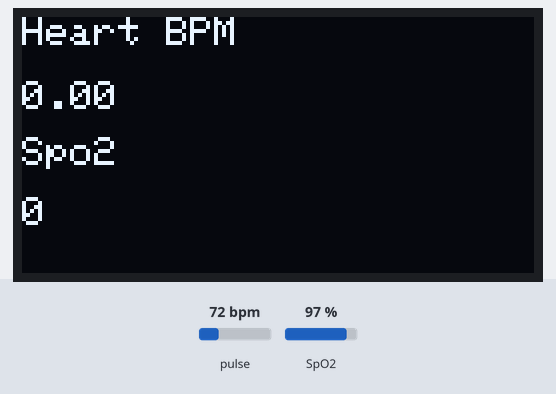
The sketch below on a simulated ESP8266 (NodeMCU). On the bench: 128×64 one-colour display. The test bench sets the inputs (shaded band); at power-on: pulse 72 bpm, SpO2 97 %. WiFi joins after 1.5 s; servers stay silent unless stated; what the sketch prints to the serial monitor is not drawn.

Above: at 2.7 s.
2.8 s: pulse set to 42 bpm
At 5.53 s:
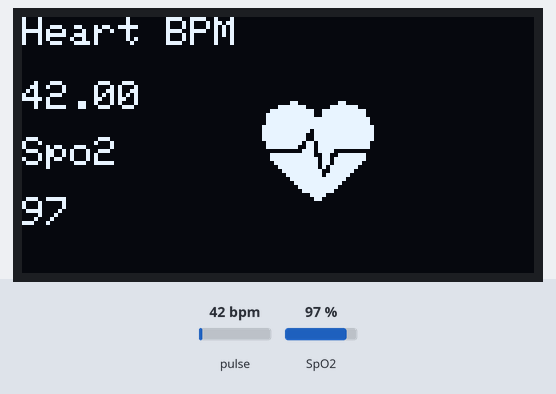
5.8 s: SpO2 set to 80 %
At 7.8 s:
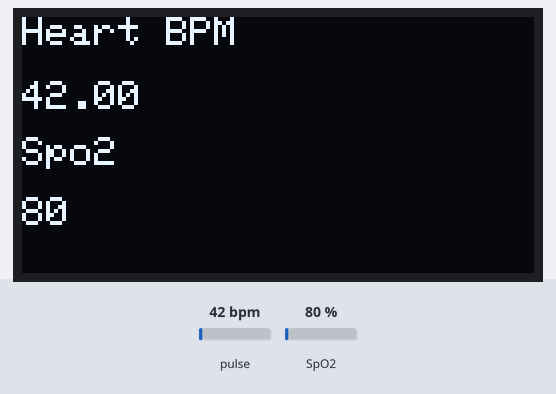
10.3 s: pulse set to 70 bpm
At 12.6 s:
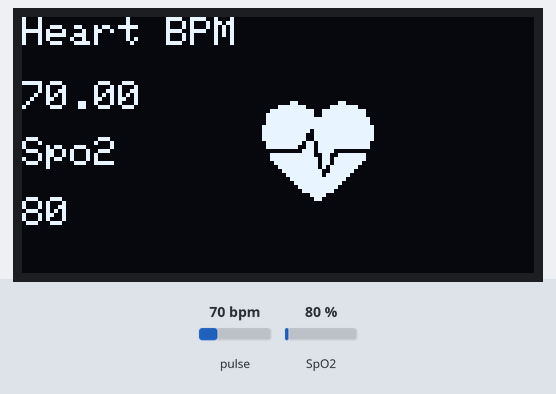
12.8 s: SpO2 set to 85 %
At 14.5 s:
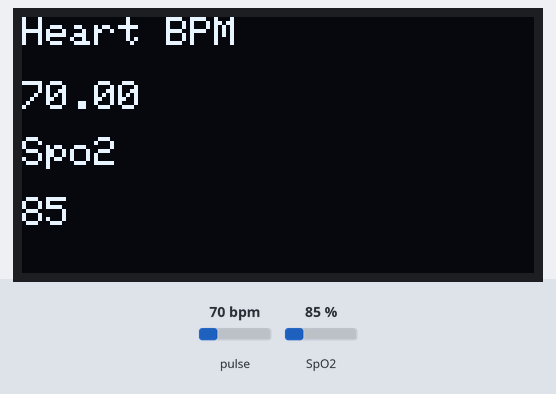
Timing chart, 0 to 16.0 s (numbered marks = the images above; inputs shaded):
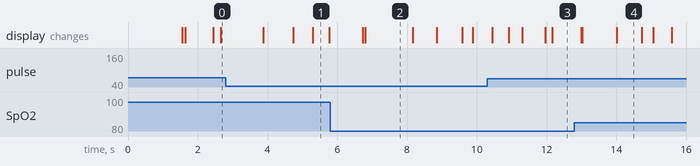

The sketch:

SPo2_BPM_OLED_MAX3100_S_0629_MV_web_A4_V2.1_upgrading.ino
```cpp
#include <Wire.h>
#include <ESP8266WiFi.h>           //wifi library
#include <ESP8266HTTPClient.h>     //Stan==> for send data to jsp
#include <WiFiClient.h>            //Stan==> for send data to jsp
#include "MAX30100_PulseOximeter.h"

#include <ESP8266WebServer.h>      //Stan_webserver

#include "Wire.h"
#include "Adafruit_GFX.h"
#include "OakOLED.h"
#define REPORTING_PERIOD_MS 1000
#define PULSE_WIDTH                         MAX30100_SPC_PW_1600US_16BITS // The pulse width of the LEDs driving determines
#define HIGHRES_MODE                        true                          // the resolution of the ADC


// Create objects for the raw data from the sensor (used to make the trace) and the pulse and oxygen levels
MAX30100 sensor;            // Raw Data
PulseOximeter pox;          // Pulse and Oxygen

OakOLED oled;

ESP8266WebServer server(80);    //Stan_create webserver object

//const char ssid[] = "XZ2 sasa";          //wifi  SSID & Password
//const char pwd[] = "0920231219";
//const char ssid[] = "chtti_NC";
//const char pwd[] = "chtti@chtti";
const char ssid[] = "SASAT";
const char pwd[] = "0920231219";

//Stan_ these three variables are using to do average BPM & SpO2
int BB[4];
int sps[4];
int count = 0;

//Stan_ Global variable to pass data from clinet to servlert
String patno;


const unsigned char bitmap [] PROGMEM =
{
  0x00, 0x00, 0x00, 0x00, 0x01, 0x80, 0x18, 0x00, 0x0f, 0xe0, 0x7f, 0x00, 0x3f, 0xf9, 0xff, 0xc0,
  0x7f, 0xf9, 0xff, 0xc0, 0x7f, 0xff, 0xff, 0xe0, 0x7f, 0xff, 0xff, 0xe0, 0xff, 0xff, 0xff, 0xf0,
  0xff, 0xf7, 0xff, 0xf0, 0xff, 0xe7, 0xff, 0xf0, 0xff, 0xe7, 0xff, 0xf0, 0x7f, 0xdb, 0xff, 0xe0,
  0x7f, 0x9b, 0xff, 0xe0, 0x00, 0x3b, 0xc0, 0x00, 0x3f, 0xf9, 0x9f, 0xc0, 0x3f, 0xfd, 0xbf, 0xc0,
  0x1f, 0xfd, 0xbf, 0x80, 0x0f, 0xfd, 0x7f, 0x00, 0x07, 0xfe, 0x7e, 0x00, 0x03, 0xfe, 0xfc, 0x00,
  0x01, 0xff, 0xf8, 0x00, 0x00, 0xff, 0xf0, 0x00, 0x00, 0x7f, 0xe0, 0x00, 0x00, 0x3f, 0xc0, 0x00,
  0x00, 0x0f, 0x00, 0x00, 0x00, 0x06, 0x00, 0x00, 0x00, 0x00, 0x00, 0x00, 0x00, 0x00, 0x00, 0x00
};

void onBeatDetected()
{
  //Serial.println("Beat!");
  oled.drawBitmap( 60, 20, bitmap, 28, 28, 1);
  oled.display();
}


void servletGo(int BBS, int spss) {

  // REPLACE with your Domain name and URL path or IP address with path
  //const char* serverName = "http://192.168.10.12:8080/FinalProject/bpminsert";        //Stan==> for send data to jsp===============================================
  //const char* serverName = "http://192.168.0.3:8080/FinalProject/bpminsert";
  const char* serverName = "http://wilsonwang.ddns.net:8899/HealthCare/bpminsert";


  //Check WiFi connection status
  if (WiFi.status() == WL_CONNECTED) {
    HTTPClient http;

    // Your Domain name with URL path or IP address with path
    http.begin(serverName);

    // Specify content-type header
    http.addHeader("Content-Type", "application/x-www-form-urlencoded");


    // Prepare your HTTP POST request data
    String httpRequestData = "Pulse_Rate=" + String(BBS) + "&SpO2=" + String(spss) + "&Patno=" + String(patno);


    Serial.print("httpRequestData: ");
    Serial.println(httpRequestData);


    // Send HTTP POST request
    int httpResponseCode = http.POST(httpRequestData);


    if (httpResponseCode > 0) {
      Serial.print("HTTP Response code: ");
      Serial.println(httpResponseCode);
    }
    else {
      Serial.print("Error code: ");
      Serial.println(httpResponseCode);
    }
    // Free resources
    http.end();

  }

}


void poorWeb () {

  server.on("/", handleRoot);
  server.on("/about", []() {
    server.send(200, "text/html" , "hello Donkey!");        //stan_if request sucess, response this.

  });

  server.onNotFound([]() {
    server.send(404, "text/html" , "File Not found!!!");
  });


  server.begin();      //stan_ webserver on


  server.on("/sw", []() {                         //Stan_ this page will present a patient number
    patno = server.arg("patno");

    if (patno != NULL) {
      Serial.print("Get the patno");
    }
    else {
      Serial.print("Get Nothing");
    }
    server.send(200, "text/html", "patno is <b>" + patno + "</b>.");
  });

}


void handleRoot() {
  String HTML = "<!DOCTYPE html>\
  <html><head><meta charset= 'utf-8' ></head>\
  <body><h2>快傳病人編號給我,笨蛋!</h2>\
  <P>心跳: BPM</P>\
  <P>血氧: SpO2</p>\
  </body></html>";
  server.send(200, "text/html", HTML);
}


void setup()
{
  Serial.begin(115200);
  WiFi.mode(WIFI_STA);
  WiFi.begin(ssid, pwd);
  while (WiFi.status() != WL_CONNECTED) {
    Serial.print("try agin");
    delay(500);

  }

  Serial.print("\nIP address: ");
  Serial.println(WiFi.localIP());
  Serial.print("WiFi RSSI: ");
  Serial.println(WiFi.RSSI());


  oled.begin();
  oled.clearDisplay();
  oled.setTextSize(1);
  oled.setTextColor(1);
  oled.setCursor(0, 0);

  oled.println("Initializing pulse oximeter..");
  oled.display();
  Serial.print("Initializing pulse oximeter..");


  poorWeb ();           // Initialize the webserver.
  Serial.println("Initializing poorWeb");

  // Initialize the sensor. Failures are generally due to an improper I2C wiring, missing power supply
  // or wrong target chip. Occasionally fails on startup (very rare), just press reset on Arduino
  if (!sensor.begin()) {
    Serial.print("Could not initialise MAX30100");
    for (;;);                                               // End program in permanent loop
  }


  if (!pox.begin()) {
    Serial.println("FAILED");
    oled.clearDisplay();
    oled.setTextSize(1);
    oled.setTextColor(1);
    oled.setCursor(0, 0);
    oled.println("FAILED");
    oled.display();
    for (;;);
  } else {
    oled.clearDisplay();
    oled.setTextSize(1);
    oled.setTextColor(1);
    oled.setCursor(0, 0);
    oled.println("SUCCESS");
    oled.display();
    Serial.println("SUCCESS");
  }

  // Set up the parameters for the raw data object

  //sensor.setLedsCurrent(IR_LED_CURRENT, RED_LED_CURRENT);
  //sensor.setSamplingRate(SAMPLING_RATE);
  sensor.setLedsPulseWidth(PULSE_WIDTH);
  sensor.setMode(MAX30100_MODE_SPO2_HR);
  sensor.setHighresModeEnabled(HIGHRES_MODE);


  //pox.setIRLedCurrent(MAX30100_LED_CURR_17_4MA);   //stan__best current
  pox.setIRLedCurrent(MAX30100_LED_CURR_11MA);   //stan__best current_0629

  // Register a callback for the beat detection
  pox.setOnBeatDetectedCallback(onBeatDetected);
}

void loop() {

  uint16_t ir, red;                           // raw results returned in these
  uint8_t BPM, SpO2;                            // BPM and O2 values
  static uint32_t tsLastReport = 0;           // Last time BMP/O2 were checked

  pox.update();                               // Request pulse and o2 data from sensor
  sensor.update();                            // request raw data from sensor

  BPM = pox.getHeartRate();
  SpO2 = pox.getSpO2();


  if (sensor.getRawValues(&ir, &red)) {      // If raw data available for IR and Red

    server.handleClient();             //Stan_ service for client_0629
    /*Serial.print("ir:");
      Serial.println(ir);
      Serial.print("red:");
      Serial.println(red);*/


    if (red < 1000)  {
      //Serial.println("Please Place your finger");
      oled.clearDisplay();
      oled.setTextSize(1);
      oled.setTextColor(1);
      oled.setCursor(30, 5);
      oled.println("Please Place ");
      oled.setCursor(30, 25);
      oled.println("your finger ");
      oled.display();
    }

    if (millis() - tsLastReport > REPORTING_PERIOD_MS && red > 2000) {

      //Serial.println("I'm in ");

      if (count == 4) {                      //Stan_ it is to set BPM & SpO2 each 4 datas into BB[] & sps[],prepare to average.
        count = 0;
        Serial.print("count is ");
        Serial.println(count);
      }
      else {
        BB[count] = BPM;
        sps[count] = SpO2;
        Serial.print("BB[count] is ");
        Serial.println(BB[count]);
        Serial.print("sps[count] is ");
        Serial.println(sps[count]);

        count++;
        Serial.print("count++ is ");
        Serial.println(count);
      }


      oled.clearDisplay();
      oled.setTextSize(1);
      oled.setTextColor(1);
      oled.setCursor(0, 16);
      oled.println(pox.getHeartRate());

      oled.setTextSize(1);
      oled.setTextColor(1);
      oled.setCursor(0, 0);
      oled.println("Heart BPM");

      oled.setTextSize(1);
      oled.setTextColor(1);
      oled.setCursor(0, 30);
      oled.println("Spo2");

      oled.setTextSize(1);
      oled.setTextColor(1);
      oled.setCursor(0, 45);
      oled.println(pox.getSpO2());
      oled.display();
      tsLastReport = millis();

    }

    if (red > 1500 && red < 3700 && BPM > 30 && SpO2 > 50) {    // post data to DB when finger leave
      /*
        Serial.print("Heart rate_post:");
        Serial.print(BPM);
        Serial.print(" bpm / SpO2_post:");
        Serial.print(SpO2);
        Serial.println(" %");
      */
      int BBS = 0;
      int spss = 0;

      for (int i = 0; i < 4; i++) {        //Stan_ this loop of for is using to do average{4}, BPM & SpO2.
        BBS = (BBS + BB[i]);
        spss = (spss + sps[i]);
        if (i == 3) {
          BBS = BBS / 4;
          spss = spss / 4;
        }
        Serial.print("BB[i] is ");
        Serial.println(BB[i]);
        Serial.print("sps[i] is ");
        Serial.println(sps[i]);
      }
      Serial.print("BBS/4 is ");
      Serial.println(BBS);
      Serial.print("spss/4 is ");
      Serial.println(spss);
      //delay(2000);

      servletGo(BBS, spss);             //Stan_ send data to servelet and then can be changing DB


      oled.clearDisplay();
      oled.setTextSize(1);
      oled.setTextColor(1);
      oled.setCursor(30, 5);
      oled.println("Upload data ");
      oled.setCursor(30, 25);
      oled.println("to DB ");
      oled.display();

      //delay(500);
      Serial.println("***** RESET ******");
      ESP.reset();                            // fix the frozen problem

      //Serial.print("red:");
      //Serial.println(red);

    }
  }
}
```

Measured:
- after the input at 5.8 s, the display: first differs from a run without the input after 1.0 s (image 2)
- after the input at 12.8 s, the display: changes after 0.19 s (image 4)
- what the display in image 1 shows lasts 0.5 s, from 5.3 s to 5.8 s
- what the display in image 2 shows lasts 1.4 s, from 6.8 s to 8.2 s
- what the display in image 4 shows lasts 0.7 s, from 14.0 s to 14.7 s
